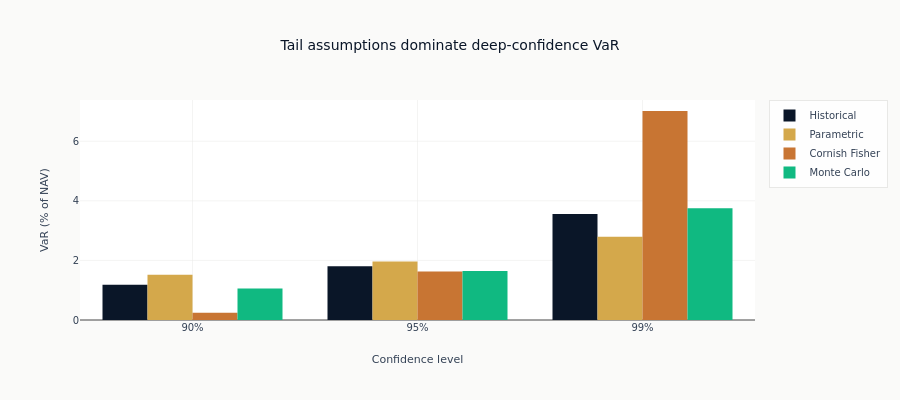

This figure's notebook cell:
### Code cell
fig = go.Figure()
x = [f"{round(c * 100)}%" for c in CONFIDENCE_LEVELS]
for method in ["historical", "parametric", "cornish_fisher", "monte_carlo"]:
    fig.add_trace(go.Bar(x=x, y=var_df[method], name=method.replace("_", " ").title()))
fig.update_layout(
    title="Tail assumptions dominate deep-confidence VaR",
    xaxis=dict(title="Confidence level", type="category"),
    yaxis_title="VaR (% of NAV)",
    barmode="group",
    height=400,
)
show_plotly_with_alt(
    fig,
    "Grouped bars of VaR by confidence level, four methods per level. All four agree closely at the shallowest level and fan apart at the deepest, where the assumption about tail shape starts to matter.",
)

### Figure 1 — Plotly figure (JSON) as saved in the notebook; plotly's stock layout.template omitted (floating-point values rounded to 4 significant figures)
{"data": [{"name": "Historical", "type": "bar", "x": ["90%", "95%", "99%"], "y": [1.184, 1.808, 3.559]}, {"name": "Parametric", "type": "bar", "x": ["90%", "95%", "99%"], "y": [1.518, 1.961, 2.793]}, {"name": "Cornish Fisher", "type": "bar", "x": ["90%", "95%", "99%"], "y": [0.2411, 1.631, 7.015]}, {"name": "Monte Carlo", "type": "bar", "x": ["90%", "95%", "99%"], "y": [1.055, 1.646, 3.75]}], "layout": {"barmode": "group", "height": 400, "title": {"text": "Tail assumptions dominate deep-confidence VaR"}, "xaxis": {"title": {"text": "Confidence level"}, "type": "category"}, "yaxis": {"title": {"text": "VaR (% of NAV)"}}}}
